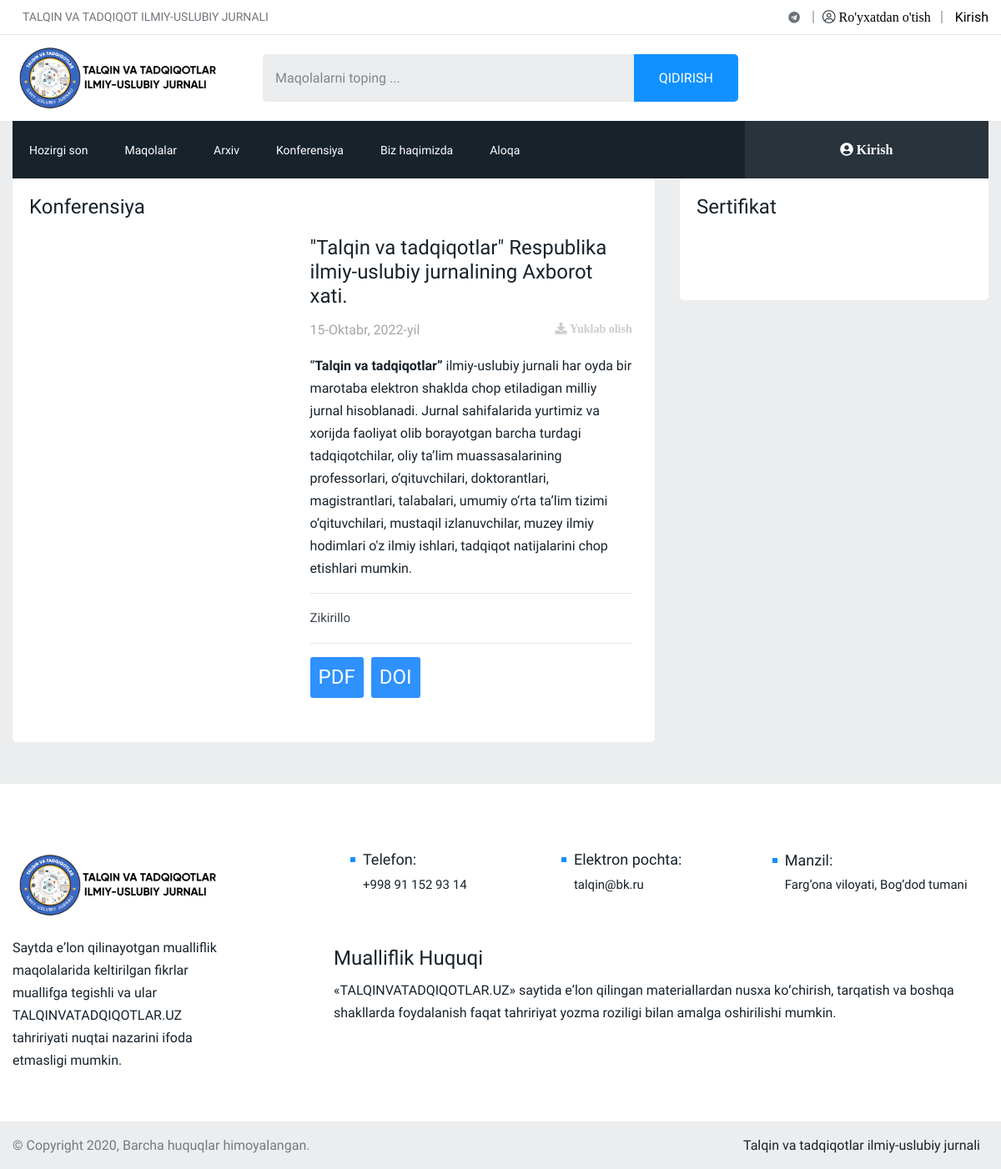
Screenshot of /konferensiya/ with the database file from the repository.
### home/models.py (models this page shows, shortened)
class Konferensiya(models.Model):
    title = models.TextField(max_length=1000)
    author = models.CharField(max_length=600, blank=True, null=True)
    description = RichTextField()
    doi_link = models.CharField(max_length=10000, null=True, blank=True)
    image = models.ImageField(upload_to='images/konferensiya/')
    pdf_file = models.FileField(upload_to='pdf/konferensiya/')
    create_time = models.TimeField(auto_now=True)
    create_date = models.DateField(auto_now=True)
    class Meta:
        verbose_name = 'Konferensiya'
        verbose_name_plural = 'Konferensiya'

class Certificate(models.Model):
    title = models.CharField(max_length=300, default='Sertifikat', blank=True, null=True)
    image = models.ImageField(upload_to='images/certificate/', blank=True, null=True)
    class Meta:
        verbose_name = 'Sertifikat'
        verbose_name_plural = 'Sertifikat'

### home/views.py (the view)
# urls.py: path('konferensiya/', views.konferensiya_view, name='konferensiya'),
def konferensiya_view(request):
    konferensiya = Konferensiya.objects.all().order_by('-id')
    context = {
        'konferensiya': konferensiya,
    }
    return render(request, 'konferensiya/base.html', context)

### home/context.py (called while the page is built)
def components(request):
    maqola_all = Maqola.objects.all().order_by('-id')
    certificate = Certificate.objects.all().order_by('-id')[:1]
    information = Information.objects.all().order_by('id')[:5]
    indexing = Indexing.objects.all().order_by('id')[:15]
    context = {
        'maqola_all': maqola_all,
        'certificate': certificate,
        'information': information,
        'indexing': indexing,
    }
    return context

### home/templates/konferensiya/base.html (shortened to what this page needs)
<!DOCTYPE html>
{% load static %}
<html lang="en">
<head>
    <link rel="stylesheet" href="{% static 'assets/css/plugins/bootstrap.min.css' %}">
    <link rel="stylesheet" href="{% static 'assets/css/plugins/animate.min.css' %}">
    <link rel="stylesheet" href="{% static 'assets/css/plugins/fontawesome.css' %}">
    <link rel="stylesheet" href="{% static 'assets/css/plugins/modal-video.min.css' %}">
    <link rel="stylesheet" href="{% static 'assets/css/plugins/owl.carousel.css' %}">
    <link rel="stylesheet" href="{% static 'assets/css/plugins/slick.css' %}">
    <link rel="stylesheet" href="{% static 'assets/css/plugins/stellarnav.css' %}">
    <link rel="stylesheet" href="{% static 'assets/css/theme.css' %}">
</head>
<body class="theme-3 theme3_bg">
{% block header %}{% include 'components/header.html' %}{% endblock %}
{% block index %}{% include 'konferensiya/konferensiya.html' %}{% endblock %}
{% block footer %}{% include 'components/footer.html' %}{% endblock %}
</body>
</html>

### home/templates/konferensiya/konferensiya.html (shortened to what this page needs)
{% load static %}
<div class="total3 mb30">
    <div class="container">
        <div class="row">
            <div class="col-md-12 col-lg-8">
                <div class="business3 padding20 white_bg border-radious5">
                    <h4 class="widget-title">Konferensiya</h4>
                    {% for rs in konferensiya %}
                        <div class="single_post post_type12 type20">
                            <div class="post_img border-radious5">
                                <div class="img_wrap">
                                </div>
                            </div>
                            <div class="single_post_text">
                                <h4><a href="{{ rs.pdf_file.url }}">{{ rs.title }}</a>
                                </h4>
                                <div class="row">
                                    <div class="col-6 align-self-center">
                                        <div class="meta_col">
                                            <p>{{ rs.create_date }}</p>
                                        </div>
                                    </div>
                                    <div class="col-6 text-right align-self-center">
                                        <ul class="meta_share inline">
                                            <li><a href="{{ rs.pdf_file.url }}" download="{{ rs.pdf_file }}"><i
                                                    class="fa fa-download" aria-hidden="true"> Yuklab olish</i></a></li>
                                        </ul>
                                    </div>
                                </div>
                                <p class="post-p">{{ rs.description | safe }}</p>
                                <hr>
                                <p class="post-p">{{ rs.author }}</p>
                                <hr>
                                <a target="_blank" href="{{ rs.pdf_file.url }}"><button class="blank-button">PDF</button></a>
                                <a target="_blank" href="{{ rs.doi_link }}"><button class="blank-button">DOI</button></a>
                                <div class="space-15"></div>
                            </div>
                        </div>
                    {% endfor %}
                </div>
            </div>
            {% block sidebar %}{% include 'components/sidebar.html' %}{% endblock %}
        </div>
    </div>
</div>

### home/templates/components/sidebar.html (shortened to what this page needs)
{% load static %}
<div class="col-lg-4">
    <div class="row justify-content-center">
        <div class="col-md-6 col-lg-12">
            {% for rs in certificate %}
                <div class="finance mb30 white_bg border-radious5 padding20 sm-mt30 sert-glav">
                    <div class="heading">
                        <h3 class="widget-title">{{ rs.title }}</h3>
                    </div>
                    <div class="single_post mb30 type18 d-md-none d-lg-block">
                        <div class="post_img">
                            <div class="img_wrap">
                            </div>
                        </div>
                    </div>
                </div>
            {% endfor %}
        </div>
    </div>
</div>

### home/templates/konferensiya/konferensiya.html (style rules this page uses)
.blank-button { border: none; padding: 10px; background-color: #2e91fd; color: white; border-radius: 3px; margin-right: 5px; }

### rows the page displays
Konferensiya: title "\"Talqin va tadqiqotlar\" Respublika ilmiy-uslubiy jurnalining Axborot xati.", create_date "15-Oktabr, 2022-yil", description "“ Talqin va tadqiqotlar” ilmiy-uslubiy jurnali har oyda bir marotaba elektron shaklda chop etiladigan milliy jurnal hisoblanadi. Jurnal sahifalarida yurtimiz va xorijda faoliyat olib borayotgan barcha turdagi tadqiqotchilar, oliy ta’lim muassasalarining professorlari, o‘qituvchilari, doktorantlari, magistrantlari, talabalari, umumiy o‘rta ta’lim tizimi o‘qituvchilari, mustaqil izlanuvchilar, muzey ilmiy hodimlari o'z ilmiy ishlari, tadqiqot natijalarini chop etishlari mumkin.", author "Zikirillo"
Certificate: title "Sertifikat"
